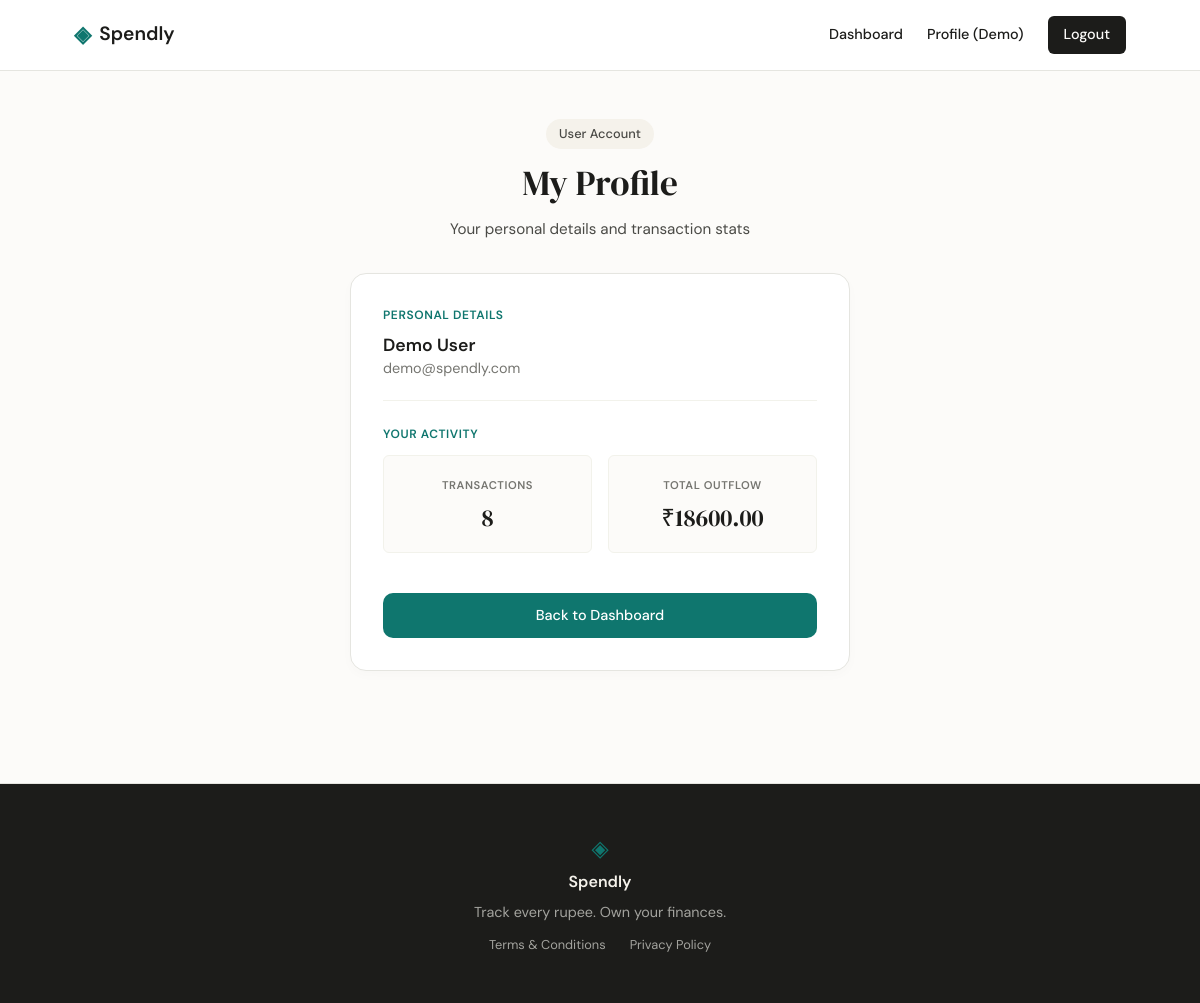
Screenshot of /profile (signed in) with the database file from the repository.
### tables this page shows
CREATE TABLE users (
        id INTEGER PRIMARY KEY AUTOINCREMENT,
        name TEXT NOT NULL,
        email TEXT UNIQUE NOT NULL,
        password_hash TEXT NOT NULL,
        created_at TEXT DEFAULT (datetime('now', 'localtime'))
    );

### app.py (the view)
@app.route("/profile")
@login_required
def profile():
    db = get_db()
    stats = db.execute(
        "SELECT COUNT(*) as count, SUM(amount) as total FROM expenses WHERE user_id = ?",
        (g.user["id"],)
    ).fetchone()
    db.close()
    return render_template("profile.html", stats=stats)

### app.py (called while the page is built)
@app.before_request
def load_logged_in_user():
    user_id = session.get("user_id")
    if user_id is None:
        g.user = None
    else:
        db = get_db()
        g.user = db.execute("SELECT * FROM users WHERE id = ?", (user_id,)).fetchone()
        db.close()

def login_required(view):
    @functools.wraps(view)
    def wrapped_view(**kwargs):
        if g.user is None:
            return redirect(url_for("login"))
        return view(**kwargs)
    return wrapped_view

### database/db.py (called while the page is built)
def get_db():
    db_dir = os.path.dirname(os.path.abspath(__file__))
    database_path = os.path.normpath(os.path.join(db_dir, "..", "spendly.db"))
    conn = sqlite3.connect(database_path)
    conn.row_factory = sqlite3.Row
    conn.execute("PRAGMA foreign_keys = ON;")
    return conn

### templates/profile.html (shortened to what this page needs)
{% extends "base.html" %}
{% block content %}
<section class="auth-section" style="min-height: calc(100vh - 60px - 100px); padding: 3rem 1rem;">
    <div class="auth-container" style="max-width: 500px;">
        <div class="auth-header" style="margin-bottom: 2rem;">
            <span class="hero-badge" style="margin-bottom: 0.5rem;">User Account</span>
            <h1 class="auth-title">My Profile</h1>
            <p class="auth-subtitle">Your personal details and transaction stats</p>
        </div>
        <div class="auth-card" style="padding: 2rem;">
            <div style="display: flex; flex-direction: column; gap: 1.5rem;">
                <div style="border-bottom: 1px solid var(--border-soft); padding-bottom: 1.25rem;">
                    <h3 class="mock-label" style="margin-bottom: 0.5rem; color: var(--accent);">Personal Details</h3>
                    <p style="font-size: 1.1rem; font-weight: 600; color: var(--ink);">{{ g.user['name'] }}</p>
                    <p style="font-size: 0.9rem; color: var(--ink-muted);">{{ g.user['email'] }}</p>
                </div>
                <div>
                    <h3 class="mock-label" style="margin-bottom: 0.75rem; color: var(--accent);">Your Activity</h3>
                    <div style="display: grid; grid-template-columns: 1fr 1fr; gap: 1rem;">
                        <div style="background: var(--paper); border: 1px solid var(--border-soft); border-radius: var(--radius-sm); padding: 1rem; text-align: center;">
                            <span class="mock-label" style="font-size: 0.7rem;">Transactions</span>
                            <p style="font-family: var(--font-display); font-size: 1.5rem; color: var(--ink); margin-top: 0.25rem;">
                                {{ stats['count'] if stats else 0 }}
                            </p>
                        </div>
                        <div style="background: var(--paper); border: 1px solid var(--border-soft); border-radius: var(--radius-sm); padding: 1rem; text-align: center;">
                            <span class="mock-label" style="font-size: 0.7rem;">Total Outflow</span>
                            <p style="font-family: var(--font-display); font-size: 1.5rem; color: var(--ink); margin-top: 0.25rem;">
                                ₹{{ "%.2f"|format(stats['total'] if stats['total'] else 0) }}
                            </p>
                        </div>
                    </div>
                </div>
                <div style="margin-top: 1rem;">
                    <a href="{{ url_for('dashboard') }}" class="btn-primary" style="display: block; text-align: center; font-size: 0.9rem;">
                        Back to Dashboard
                    </a>
                </div>
            </div>
        </div>
    </div>
</section>
{% endblock %}

### templates/base.html (shortened to what this page needs)
<!DOCTYPE html>
<html lang="en">
<head>
    <link rel="stylesheet" href="{{ url_for('static', filename='css/style.css') }}">
</head>
<body>
    <nav class="navbar">
        <div class="nav-inner">
            <a href="{{ url_for('landing') }}" class="nav-brand">
                <span class="brand-icon">◈</span>
                <span class="brand-name">Spendly</span>
            </a>
            <div class="nav-links">
                {% if g.user %}
                    <a href="{{ url_for('dashboard') }}">Dashboard</a>
                    <a href="{{ url_for('profile') }}">Profile ({{ g.user['name'].split()[0] }})</a>
                    <a href="{{ url_for('logout') }}" class="nav-cta">Logout</a>
                {% else %}
                    <a href="{{ url_for('login') }}">Sign in</a>
                    <a href="{{ url_for('register') }}" class="nav-cta">Get started</a>
                {% endif %}
            </div>
        </div>
    </nav>
    <main class="main-content">
        {% block content %}{% endblock %}
    </main>
    <footer class="footer">
        <div class="footer-inner">
            <span class="brand-icon">◈</span>
            <span class="footer-name">Spendly</span>
            <p class="footer-copy" style="margin-bottom: 0.75rem;">Track every rupee. Own your finances.</p>
            <div style="display: flex; gap: 1.5rem; font-size: 0.8rem; color: var(--ink-faint);">
                <a href="{{ url_for('terms') }}" style="transition: color 0.2s;" onmouseover="this.style.color='var(--paper-warm)'" onmouseout="this.style.color='var(--ink-faint)'">Terms & Conditions</a>
                <a href="{{ url_for('privacy') }}" style="transition: color 0.2s;" onmouseover="this.style.color='var(--paper-warm)'" onmouseout="this.style.color='var(--ink-faint)'">Privacy Policy</a>
            </div>
        </div>
    </footer>
</body>
</html>

### static/css/style.css (style rules this page uses)
:root { --font-sans: 'DM Sans', -apple-system, BlinkMacSystemFont, "Segoe UI", Roboto, sans-serif; --font-display: 'DM Serif Display', Georgia, serif; --paper: #fcfbf9; --paper-warm: #f5f2eb; --paper-card: #ffffff; --ink: #1c1c1a; --ink-soft: #4a4a46; --ink-muted: #757570; --ink-faint: #a3a39e; --accent: #0f766e; --accent-light: #f0fdf4; --accent-2: #d97706; --border: #e5e5e0; --border-soft: #f2f2eb; --danger: #dc2626; --max-width: 1100px; --radius-lg: 16px; --radius-md: 10px; --radius-sm: 6px; }
* { box-sizing: border-box; margin: 0; padding: 0; }
body { font-family: var(--font-sans); background-color: var(--paper); color: var(--ink); line-height: 1.5; -webkit-font-smoothing: antialiased; }
a { color: inherit; text-decoration: none; }
.navbar { background-color: var(--paper-card); border-bottom: 1px solid var(--border); position: sticky; top: 0; z-index: 100; }
.nav-inner { max-width: var(--max-width); margin: 0 auto; padding: 1rem 1.5rem; display: flex; justify-content: space-between; align-items: center; }
.nav-brand { display: flex; align-items: center; gap: 0.5rem; font-weight: 600; font-size: 1.2rem; }
.brand-icon { color: var(--accent); font-size: 1.4rem; }
.nav-links { display: flex; align-items: center; gap: 1.5rem; font-size: 0.9rem; font-weight: 500; }
.nav-cta { background-color: var(--ink); color: var(--paper); padding: 0.5rem 1rem; border-radius: var(--radius-sm); transition: opacity 0.2s; }
.main-content { min-height: calc(100vh - 70px - 160px); }
.footer { background-color: var(--ink); color: var(--paper-warm); padding: 3rem 1.5rem; margin-top: 4rem; border-top: 1px solid var(--border); }
.footer-inner { max-width: var(--max-width); margin: 0 auto; display: flex; flex-direction: column; align-items: center; text-align: center; }
.footer-name { font-weight: 600; margin-top: 0.25rem; margin-bottom: 0.5rem; }
.footer-copy { font-size: 0.9rem; color: var(--ink-faint); }
.btn-primary { background-color: var(--accent); color: var(--paper-card); padding: 0.75rem 1.5rem; border-radius: var(--radius-md); font-weight: 500; transition: background-color 0.2s; border: none; cursor: pointer; }
.hero-badge { display: inline-block; background-color: var(--paper-warm); color: var(--ink-soft); font-size: 0.8rem; font-weight: 500; padding: 0.35rem 0.85rem; border-radius: 100px; margin-bottom: 1rem; width: fit-content; }
.mock-label { text-transform: uppercase; font-size: 0.75rem; letter-spacing: 0.05em; color: var(--ink-muted); font-weight: 600; }
.auth-section { display: flex; align-items: center; justify-content: center; padding: 4rem 1.5rem; }
.auth-container { width: 100%; max-width: 400px; }
.auth-header { text-align: center; margin-bottom: 2rem; }
.auth-title { font-family: var(--font-display); font-size: 2.2rem; font-weight: 400; margin-bottom: 0.5rem; }
.auth-subtitle { color: var(--ink-soft); font-size: 0.95rem; }
.auth-card { background-color: var(--paper-card); border: 1px solid var(--border); border-radius: var(--radius-lg); padding: 2.5rem 2rem; box-shadow: 0 4px 12px rgba(0,0,0,0.02); }

### rows the page displays
users: user.name "Demo", user.name "Demo User", user.email "demo@spendly.com"

### other values shown
{{ stats['count'] if stats else 0 }} "8"
{{ "%.2f"|format(stats['total'] if stats['total'] else 0) }} "18600.00"
